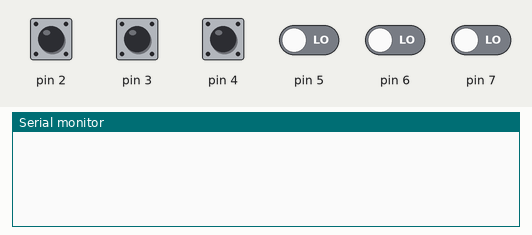
Simulated run of this sketch. Board: Arduino Uno, built with avr-gcc and run on an emulated ATmega328P. Shown: the last lines printed to the serial monitor. Inputs (shaded band) come from the test bench; at power-on: pin 2–4 HIGH, pin 5–7 LOW.

Above: at 1.2 s.
1.3 s: pin 2 pulled LOW for 0.15 s
At 2.0 s:
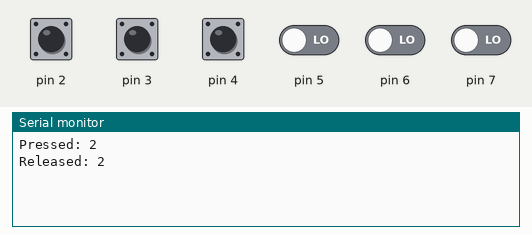
2.9 s: pin 3 pulled LOW for 0.15 s
At 3.04 s:
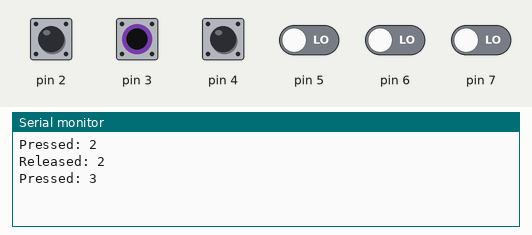
4.5 s: pin 4 pulled LOW for 0.15 s
At 5.6 s:
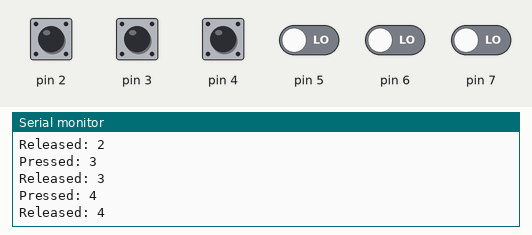
6.1 s: pin 2 driven LOW and pin 3 driven LOW
At 8.9 s:
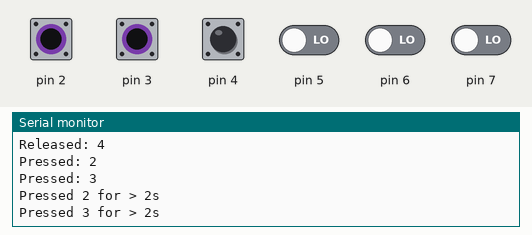
Timing chart, 0 to 10.1 s (numbered marks = the images above; inputs shaded):
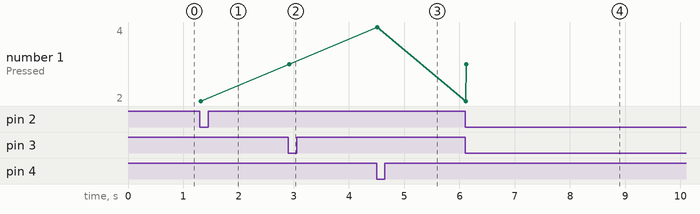

The sketch:

button_cpp.ino
```cpp
//////////////////////////////////////////////////////////
/////////////////header file/////////////////////////////
//////////////////////////////////////////////////////////
#define _DDR(P) *portModeRegister(digitalPinToPort(P))
#define _PORT(P) *portOutputRegister(digitalPinToPort(P))
#define _PIN(P) *portInputRegister(digitalPinToPort(P))

#ifndef Buttons_h
#define Buttons_h

class Buttons {
  public:
    boolean pressed = 0;
    int8_t released = -1;

    Buttons(uint8_t pin);

    boolean isPressed();
    int8_t isReleased();
    boolean isPressedFor(uint32_t ms);
    void Debounce();
    uint8_t getPin();

  private:
    uint8_t _pin;
    boolean _isPushed = 0;
    uint8_t _lastState = 0;
    uint8_t _count = 0;
    boolean _first_press = 1;
    uint32_t _millis_pressed;
    uint32_t _millis_released;

};


#endif


///////////////////////////////////////////////////////////////
///////////////class file/////////////////////////////////////
//////////////////////////////////////////////////////////////
Buttons::Buttons(uint8_t pin) {
  _pin = pin;

  //setting IO pin as INPUT with PULL UP resistor set
  _DDR(_pin) &= ~(1 << _pin);
  _PORT(_pin) |= (1 << _pin);
}

boolean Buttons::isPressed() {
  if (pressed) {
    pressed = 0;
    return true;
  }

  return false;
}

boolean Buttons::isPressedFor(uint32_t ms) {
  if (isReleased() == 0 && (millis() - _millis_pressed) > ms) {
    return true;
  }
  return false;
}

int8_t Buttons::isReleased() {
  if (released == 1) {
    return true;
  }

  return released;
}

uint8_t Buttons::getPin() {
  return _pin;
}

void Buttons::Debounce() {
  _isPushed = ( (_PIN(_pin) & (1 << _pin) ) == 0);
  //check if button was pressed
  if (_isPushed && !_lastState) { // if pressed
    _count++;
    // if button has not bounce for 4 checks, the button is debounce and considered pressed
    if (_count >= 4) {
      _lastState = _isPushed;
      pressed = 1;
      released = 0;

      _millis_pressed = millis();
      _count = 0;
      _first_press = true;
    }
  }
  else if (!_isPushed && _lastState) { //if released
    _lastState = _isPushed;
    _millis_released = millis();
    pressed = 0;
    released = 1;
    _count = 0;
  }
  else if (!_isPushed) {
    _count = 0;
  }

}

////////////////////////////////////////////////////////////

volatile uint32_t cnt1 = 0;

Buttons buton_1(PD2);
Buttons buton_2(PD3);
Buttons buton_3(PD4);

void setup() {
  Serial.begin(9600);


  TCCR1A |= (1 << WGM10) | (1 << WGM11);
  TCCR1B = (1 << CS11) | (1 << CS10) | (1 << WGM12) | (1 << WGM13); // Normal port operation, 64 prescaller, Fast PWM OCRA
  OCR1A = 16000000 / 64 / 1000;
  TIMSK1 = (1 << TOIE1);
  DDRD &= ~(1 << PD4);
  PORTD |= (1 << PD4);

}

uint8_t a = 1;
void loop() {
  if (buton_1.isPressed()) {
    Serial.print("Pressed: ");
    Serial.println(buton_1.getPin());
  }

  if (buton_1.isReleased() == 1) {
    Serial.print("Released: ");
    Serial.println(buton_1.getPin());
    buton_1.released = -1;
  }

  if (buton_1.isPressedFor(2000)) {
    Serial.print("Pressed ");
    Serial.print(buton_1.getPin());
    Serial.println(" for > 2s");
    buton_1.released = -1;
  }

  if (buton_2.isPressed()) {
    Serial.print("Pressed: ");
    Serial.println(buton_2.getPin());
  }


  if (buton_2.isReleased() == 1) {
    Serial.print("Released: ");
    Serial.println(buton_2.getPin());
    buton_2.released = -1;
  }

  if (buton_2.isPressedFor(2000)) {
    Serial.print("Pressed ");
    Serial.print(buton_2.getPin());
    Serial.println(" for > 2s");
    buton_2.released = -1;
  }

  if (buton_3.isPressed()) {
    Serial.print("Pressed: ");
    Serial.println(buton_3.getPin());
  }


  if (buton_3.isReleased() == 1) {
    Serial.print("Released: ");
    Serial.println(buton_3.getPin());
    buton_3.released = -1;
  }

  if (buton_3.isPressedFor(2000)) {
    Serial.print("Pressed ");
    Serial.print(buton_3.getPin());
    Serial.println(" for > 2s");
    buton_3.released = -1;
  }


}

uint32_t tmp = 0;
ISR(TIMER1_OVF_vect) {
  cnt1++;

  //check debounce every 5ms
  if ((cnt1 % (int)(0.005 / (1.0 / (float)1000))) == 0) {
    buton_1.Debounce();
    buton_2.Debounce();
    buton_3.Debounce();
  }
}
```

Measured:
- after the input at 1.3 s, the serial monitor: prints a new line at once (image 1)
- after the input at 2.9 s, the serial monitor: prints a new line at once (image 2)
- after the input at 4.5 s, the serial monitor: prints a new line at once (image 3)
- after the input at 6.1 s, the serial monitor: prints a new line at once (image 4)
- plotted number 1: 2 → 3 after the input at 2.9 s, 3 → 4 after the input at 4.5 s, 4 → 3 after the input at 6.1 s
